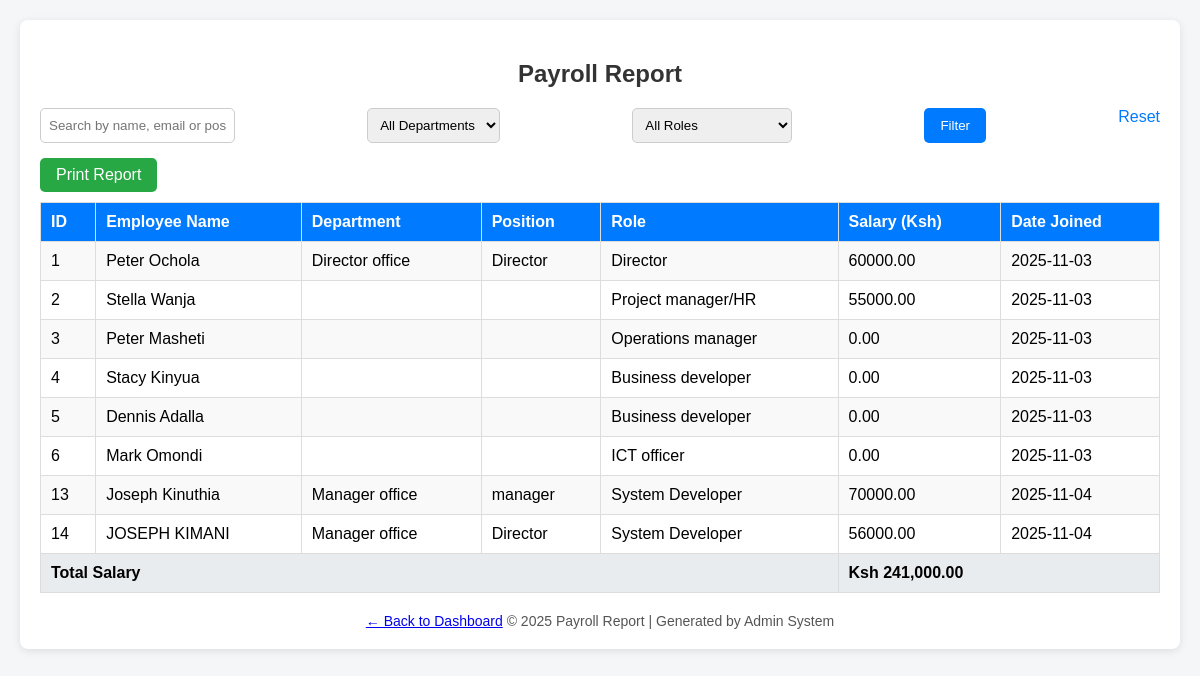
/payroll_report.php, run on the app's committed database.
### tables this page shows
CREATE TABLE `employees` (
  `id` int(11) NOT NULL,
  `name` varchar(100) NOT NULL,
  `email` varchar(100) DEFAULT NULL,
  `phone` varchar(20) DEFAULT NULL,
  `department` varchar(50) DEFAULT NULL,
  `position` varchar(50) DEFAULT NULL,
  `bank_name` varchar(50) DEFAULT NULL,
  `account_number` varchar(50) DEFAULT NULL,
  `address` varchar(255) DEFAULT NULL,
  `role` varchar(50) DEFAULT NULL,
  `date_joined` date DEFAULT curdate(),
  `progress` text DEFAULT NULL,
  `username` varchar(50) NOT NULL,
  `password` varchar(255) NOT NULL,
  `created_at` timestamp NOT NULL DEFAULT current_timestamp(),
  `salary` decimal(10,2) DEFAULT 0.00
);

### payroll_report.php (the view, shortened to what this page needs)
<?php
$conn = new mysqli("localhost", "root", "", "admin_db");
$search = isset($_GET['search']) ? $_GET['search'] : '';
$query = "SELECT * FROM employees WHERE 1=1";
$query .= " ORDER BY id ASC";
$result = $conn->query($query);
$total_salary = 0;
?>
<!DOCTYPE html>
<html lang="en">
<head>
</head>
<body>
  <div class="container">
    <h2>Payroll Report</h2>
    <form method="GET" class="filters">
      <input type="text" name="search" placeholder="Search by name, email or position" value="<?php echo htmlspecialchars($search); ?>">
      <select name="department">
        <option value="">All Departments</option>
      </select>
      <select name="role">
        <option value="">All Roles</option>
      </select>
      <button type="submit">Filter</button>
      <a href="payroll_report.php" style="color:#007bff;text-decoration:none;">Reset</a>
    </form>
    <a href="#" class="export-btn" onclick="window.print()">Print Report</a>
    <table>
      <tr>
        <th>ID</th>
        <th>Employee Name</th>
        <th>Department</th>
        <th>Position</th>
        <th>Role</th>
        <th>Salary (Ksh)</th>
        <th>Date Joined</th>
      </tr>
      <?php
      if ($result->num_rows > 0) {
          while ($row = $result->fetch_assoc()) {
              $total_salary += $row['salary'];
              echo "<tr>
                      <td>{$row['id']}</td>
                      <td>{$row['name']}</td>
                      <td>{$row['department']}</td>
                      <td>{$row['position']}</td>
                      <td>{$row['role']}</td>
                      <td>{$row['salary']}</td>
                      <td>{$row['date_joined']}</td>
                    </tr>";
          }
      } else {
          echo "<tr><td colspan='7' style='text-align:center;'>No payroll data found</td></tr>";
      }
      ?>
      <tfoot>
        <tr>
          <td colspan="5">Total Salary</td>
          <td colspan="2">Ksh <?php echo number_format($total_salary, 2); ?></td>
        </tr>
      </tfoot>
    </table>
    <div class="footer">
         <a href="reports_dashboard.php" class="btn btn-secondary back-btn">← Back to Dashboard</a>
      © <?php echo date("Y"); ?> Payroll Report | Generated by Admin System
    </div>
  </div>
</body>
</html>

### payroll_report.php (style rules this page uses)
body { font-family: Arial, sans-serif; background: #f4f6f8; margin: 0; padding: 20px; }
.container { background: white; border-radius: 8px; padding: 20px; box-shadow: 0 2px 8px rgba(0,0,0,0.1); }
h2 { text-align: center; color: #333; }
.filters { display: flex; flex-wrap: wrap; justify-content: space-between; gap: 10px; margin-bottom: 15px; }
.filters input, .filters select { padding: 8px; border: 1px solid #ccc; border-radius: 5px; }
.filters button { padding: 8px 16px; border: none; background: #007bff; color: white; border-radius: 5px; cursor: pointer; }
.export-btn { display: inline-block; padding: 8px 16px; background: #28a745; color: white; border-radius: 5px; text-decoration: none; margin-bottom: 10px; }
table { width: 100%; border-collapse: collapse; }
th, td { border: 1px solid #ddd; padding: 10px; text-align: left; }
th { background-color: #007bff; color: white; }
tr:nth-child(even) { background-color: #f9f9f9; }
tfoot td { font-weight: bold; background-color: #e9ecef; }
.footer { text-align: center; margin-top: 20px; color: #555; font-size: 14px; }

### data on the page
employees: id "1", name "Peter Ochola", department "Director office", position "Director", role "Director", salary "60000.00", date_joined "2025-11-03"
employees: id "2", name "Stella Wanja", role "Project manager/HR", salary "55000.00", date_joined "2025-11-03"
employees: id "3", name "Peter Masheti", role "Operations manager", salary "0.00", date_joined "2025-11-03"
employees: id "4", name "Stacy Kinyua", role "Business developer", salary "0.00", date_joined "2025-11-03"
employees: id "5", name "Dennis Adalla", role "Business developer", salary "0.00", date_joined "2025-11-03"
employees: id "6", name "Mark Omondi", role "ICT officer", salary "0.00", date_joined "2025-11-03"
employees: id "13", name "Joseph Kinuthia", department "Manager office", position "manager", role "System Developer", salary "70000.00", date_joined "2025-11-04"
employees: id "14", name "JOSEPH KIMANI", department "Manager office", position "Director", role "System Developer", salary "56000.00", date_joined "2025-11-04"

### other printed values
$total_salary "241,000.00"
